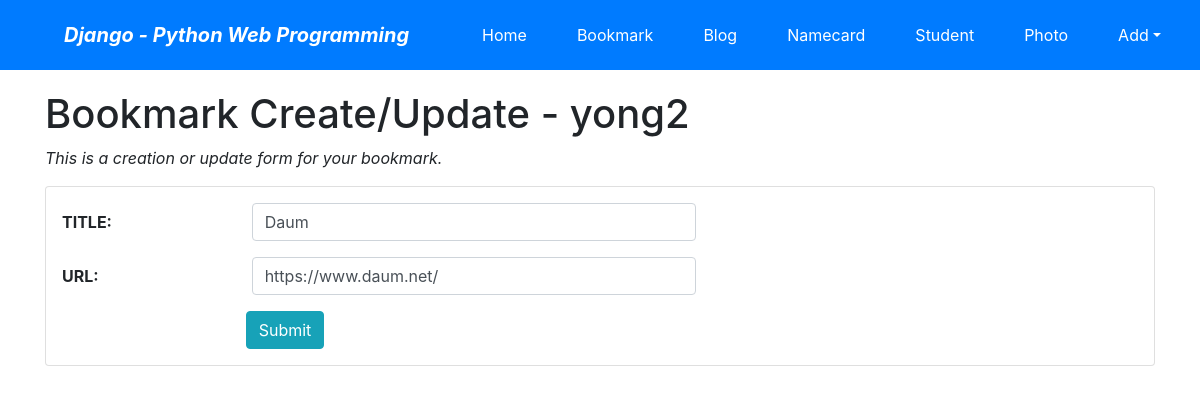
Screenshot of /bookmark/4/update/ (signed in) with the database file from the repository.
### bookmark/models.py (models this page shows, shortened)
class Bookmark(models.Model):
    title = models.CharField('TITLE', max_length=100, blank=True)
    url = models.URLField('URL', unique=True)
    owner = models.ForeignKey(User,on_delete=models.CASCADE,blank=True,null=True) # 추가

### bookmark/views.py (the view)
class BookmarkUpdateView(OwnerOnlyMixin, UpdateView):
    model = Bookmark
    fields = ['title', 'url']
    success_url = reverse_lazy('bookmark:index')

### mysite/views.py (called while the page is built)
    def get(self, request, *args, **kwargs):
        self.object = self.get_object()
        if self.request.user != self.object.owner:
            self.handle_no_permission()
        return super().get(request, *args, **kwargs)

### bookmark/templates/bookmark/bookmark_form.html (shortened to what this page needs)
{% extends "base.html" %}
{% load widget_tweaks %}
{% block content %}
    <h1>Bookmark Create/Update - {{user}}</h1>
    <p class="font-italic">This is a creation or update form for your bookmark.</p>
    <form action="." method="post" class="card pt-3">{% csrf_token %}
        <div class="form-group row">
            {{ form.title|add_label_class:"col-form-label col-sm-2 ml-3 font-weight-bold" }}
            <div class="col-sm-5">
                {{ form.title|add_class:"form-control"|attr:"autofocus" }}
            </div>
        </div>
        <div class="form-group row">
            {{ form.url|add_label_class:"col-form-label col-sm-2 ml-3 font-weight-bold" }}
            <div class="col-sm-5">
                {{ form.url|add_class:"form-control" }}
            </div>
        </div>
        <div class="form-group">
            <div class="offset-sm-2 col-sm-5">
                <input type="submit" value="Submit" class="btn btn-info"/>
            </div>
        </div>
    </form>
{% endblock %}

### rows the page displays
Bookmark: title|add_label_class "TITLE:", title "Daum", url|add_label_class "URL:", url "https://www.daum.net/"

### other values shown
{{ user }} "yong2"
